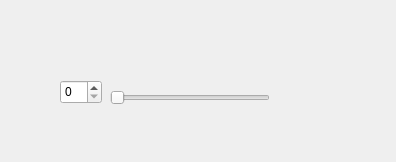
<?xml version="1.0" encoding="UTF-8"?>
<ui version="4.0">
 <class>SmallWidget</class>
 <widget class="QWidget" name="SmallWidget">
  <property name="geometry">
   <rect>
    <x>0</x>
    <y>0</y>
    <width>396</width>
    <height>162</height>
   </rect>
  </property>
  <property name="windowTitle">
   <string>Form</string>
  </property>
  <widget class="QSlider" name="horizontalSlider">
   <property name="geometry">
    <rect>
     <x>110</x>
     <y>90</y>
     <width>160</width>
     <height>16</height>
    </rect>
   </property>
   <property name="orientation">
    <enum>Qt::Orientation::Horizontal</enum>
   </property>
  </widget>
  <widget class="QSpinBox" name="spinBox">
   <property name="geometry">
    <rect>
     <x>60</x>
     <y>80</y>
     <width>42</width>
     <height>24</height>
    </rect>
   </property>
  </widget>
 </widget>
 <resources/>
 <connections/>
</ui>
